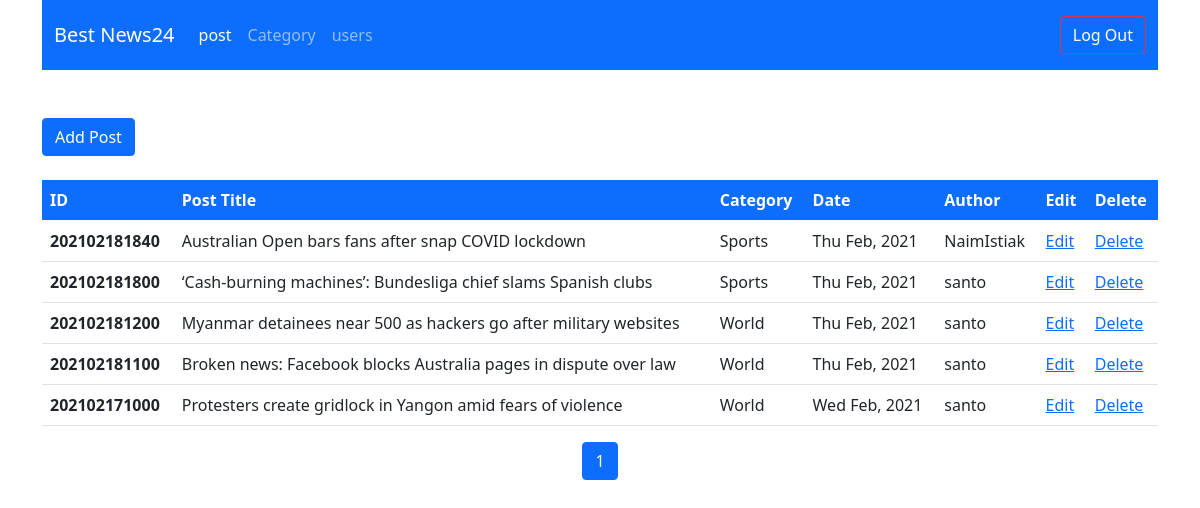
The page /admin/post.php (signed in) on the database its author committed.
### tables this page shows
CREATE TABLE `post` (
  `post_id` varchar(50) NOT NULL,
  `post_desc` text NOT NULL,
  `category` varchar(20) NOT NULL,
  `post_date` varchar(30) NOT NULL,
  `author` varchar(20) NOT NULL,
  `image` text NOT NULL,
  `post_title` varchar(100) NOT NULL
);

CREATE TABLE `category` (
  `category_id` int(20) NOT NULL,
  `category_name` text NOT NULL,
  `number_of_post` int(11) NOT NULL
);

CREATE TABLE `users` (
  `id` int(11) NOT NULL,
  `first_name` varchar(20) NOT NULL,
  `last_name` varchar(20) NOT NULL,
  `username` varchar(30) NOT NULL,
  `password` text NOT NULL,
  `role` int(11) NOT NULL
);

### admin/post.php (the view, shortened to what this page needs)
<!DOCTYPE html>
<html lang="en">
<head>
    <link href="https://cdn.jsdelivr.net/npm/bootstrap@5.0.0-beta1/dist/css/bootstrap.min.css" rel="stylesheet">
</head>
<body class="container">
<nav class="navbar navbar-expand-lg navbar-dark bg-primary">
                    <div class="container">
                        <a class="navbar-brand text-white" href="#">Best News24</a>
                        <div class="collapse navbar-collapse" id="navbarText">
                        <ul class="navbar-nav me-auto mb-2 mb-lg-0">
                            <li class="nav-item">
                            <a class="nav-link active" aria-current="page" href="#">post</a>
                            </li>
                            <?php if($_SESSION['role']==0){ ?>
                            <li class="nav-item">
                            <a class="nav-link" href="category.php">Category</a>
                            </li>
                            <li class="nav-item">
                            <a class="nav-link" href="users.php">users</a>
                            </li>
                            <?php } ?>
                        </ul>
                        <span class="navbar-text text-white">
                            <a href="logout.php" class="btn btn-outline-danger">Log Out</a>
                        </span>
                        </div>
                    </div>
                    </nav>
                    <br>
                    <br>
                    <a href="add_post.php?error=<?php echo '101' ?>" type="button" class="btn btn-primary">Add Post</a>
                    <br>
                    <br>
                        <div class="table-responsive">
    <?php
        include "configure.php";
        $limit = 10;
        if(isset($_GET['page'])){
            $page_num = $_GET['page'];
        }else{
            $page_num = 1;
        }
        $offset = ($page_num-1) * $limit;
        if($_SESSION['role']==0){
        $query = "SELECT post.post_id, post.post_title, post.post_date,post.category,
        category.category_name,users.username FROM post
        LEFT JOIN category ON post.category = category.category_id
        LEFT JOIN users ON post.author = users.id
        ORDER BY post.post_id DESC LIMIT {$offset},{$limit}";
        }
        $result = mysqli_query($connection,$query) or die("Can't Query");
        $count = mysqli_num_rows($result);
        if($count > 0){
    ?>
                            <table class="table">
                                <thead class="bg-primary text-white">
                                    <tr>
                                    <th scope="col">ID</th>
                                    <th scope="col">Post Title</th>
                                    <th scope="col">Category</th>
                                    <th scope="col">Date</th>
                                    <th scope="col">Author</th>
                                    <th scope="col">Edit</th>
                                    <th scope="col">Delete</th>
                                    </tr>
                                </thead>
                                <tbody>
<?php
while($row = mysqli_fetch_assoc($result)){
?>
                                    <tr>
                                        <th><?php echo $row['post_id'] ?></th>
                                        <td><?php echo $row['post_title'] ?></td>
                                        <td><?php echo $row['category_name'] ?></td>
                                        <td><?php echo $row['post_date'] ?></td>
                                        <td><?php echo $row['username'] ?></td>
                                        <td><a href="edit_post.php?id=<?php echo $row['post_id'] ?>">Edit</a></td>
                                        <td><a href="delete_post.php?id=<?php echo $row['post_id'] ?>&cat=<?php echo $row['category'] ?>">Delete</a></td>
                                    </tr>
         <?php } ?>
                                </tbody>
                            </table>
        <?php } ?>
                        </div>
        <?php
            include "configure.php";
            $query1 = "SELECT * FROM post";
            $result1 = mysqli_query($connection,$query1) or die("Faild!");
            $count1= mysqli_num_rows($result1);
            if($count1){
                $total_page = ceil($count1/$limit);
                echo "<ul class='pagination justify-content-center'>";
                for($i = 1; $i <= $total_page; $i++){
                    if($i == $page_num){
                        $active = 'active';
                    }else{
                        $active = '';
                    }
                    echo "<li class='page-item ".$active."'><a class='page-link' href='post.php?page=".$i."'>".$i."</a></li>";
                }
                echo "</ul>";
            }
        ?>
</body>
</html>

### rows shown on the page
post: post_id "202102181840", post_title "Australian Open bars fans after snap COVID lockdown", category.category_name "Sports", post_date "Thu Feb, 2021", users.username "NaimIstiak"
post: post_id "202102181800", post_title "‘Cash-burning machines’: Bundesliga chief slams Spanish clubs", category.category_name "Sports", post_date "Thu Feb, 2021", users.username "santo"
post: post_id "202102181200", post_title "Myanmar detainees near 500 as hackers go after military websites", category.category_name "World", post_date "Thu Feb, 2021", users.username "santo"
post: post_id "202102181100", post_title "Broken news: Facebook blocks Australia pages in dispute over law", category.category_name "World", post_date "Thu Feb, 2021", users.username "santo"
post: post_id "202102171000", post_title "Protesters create gridlock in Yangon amid fears of violence", category.category_name "World", post_date "Wed Feb, 2021", users.username "santo"
